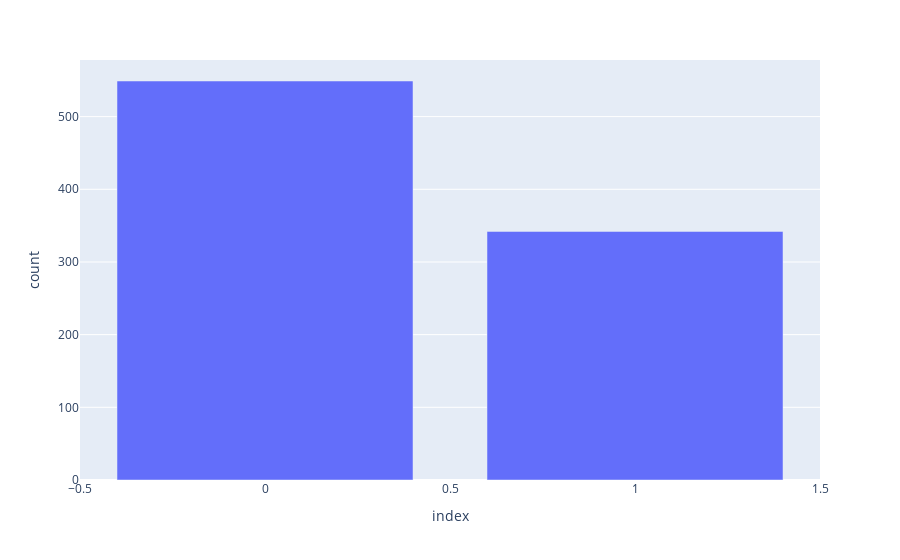

The notebook cell this image was saved under:
### Code cell
px.bar(t, x="index", y='count')

### Figure 1 — Plotly figure (JSON) as saved in the notebook; plotly's stock layout.template omitted (floating-point values rounded to 4 significant figures)
{"data": [{"alignmentgroup": "True", "hovertemplate": "index=%{x}<br>count=%{y}<extra></extra>", "legendgroup": "", "marker": {"color": "#636efa"}, "name": "", "offsetgroup": "", "orientation": "v", "showlegend": false, "textposition": "auto", "type": "bar", "x": [0, 1], "xaxis": "x", "y": [549, 342], "yaxis": "y"}], "layout": {"barmode": "relative", "legend": {"tracegroupgap": 0}, "margin": {"t": 60}, "xaxis": {"anchor": "y", "domain": [0, 1], "title": {"text": "index"}}, "yaxis": {"anchor": "x", "domain": [0, 1], "title": {"text": "count"}}}}
